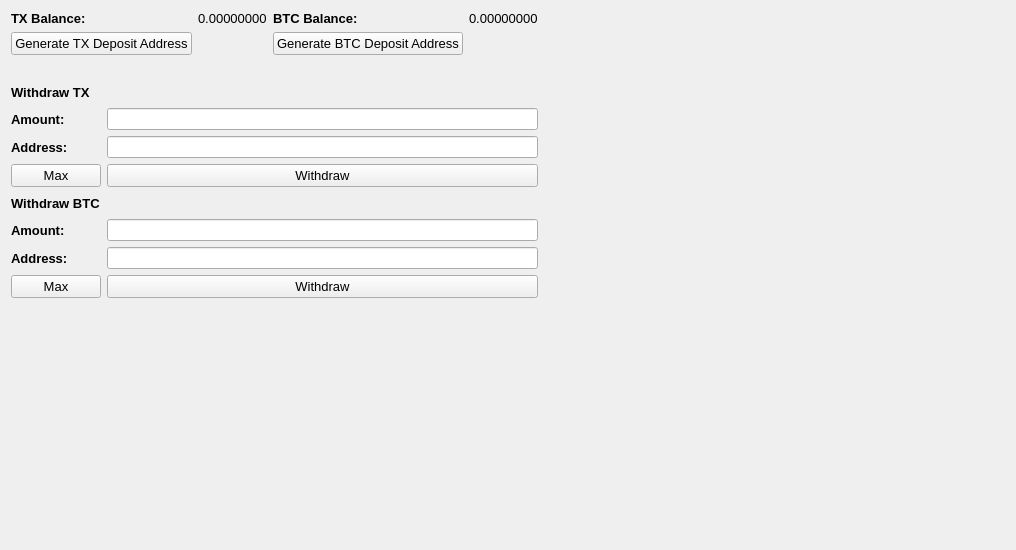
     <widget class="QWidget" name="tab">
      <attribute name="title">
       <string>Yobit Balance</string>
      </attribute>
      <layout class="QGridLayout" name="gridLayout_15">
       <item row="0" column="0">
        <layout class="QGridLayout" name="gridLayout_5">
         <item row="0" column="0">
          <widget class="QLabel" name="label_31">
           <property name="font">
            <font>
             <pointsize>10</pointsize>
             <weight>75</weight>
             <bold>true</bold>
            </font>
           </property>
           <property name="text">
            <string>TX Balance:</string>
           </property>
          </widget>
         </item>
         <item row="0" column="1">
          <widget class="QLabel" name="YobitTXBalance">
           <property name="font">
            <font>
             <pointsize>10</pointsize>
            </font>
           </property>
           <property name="text">
            <string>0.00000000</string>
           </property>
           <property name="textInteractionFlags">
            <set>Qt::LinksAccessibleByMouse|Qt::TextSelectableByMouse</set>
           </property>
          </widget>
         </item>
         <item row="0" column="2">
          <widget class="QLabel" name="label_67">
           <property name="font">
            <font>
             <pointsize>10</pointsize>
             <weight>75</weight>
             <bold>true</bold>
            </font>
           </property>
           <property name="text">
            <string>BTC Balance:</string>
           </property>
          </widget>
         </item>
         <item row="0" column="3">
          <widget class="QLabel" name="YobitBTCBalance">
           <property name="font">
            <font>
             <pointsize>10</pointsize>
            </font>
           </property>
           <property name="text">
            <string>0.00000000</string>
           </property>
           <property name="textInteractionFlags">
            <set>Qt::LinksAccessibleByMouse|Qt::TextSelectableByMouse</set>
           </property>
          </widget>
         </item>
         <item row="1" column="0">
          <widget class="QPushButton" name="YobitTXGenDepositBTN">
           <property name="font">
            <font>
             <pointsize>10</pointsize>
            </font>
           </property>
           <property name="text">
            <string>Generate TX Deposit Address</string>
           </property>
          </widget>
         </item>
         <item row="1" column="2">
          <widget class="QPushButton" name="YobitBTCGenDepositBTN">
           <property name="font">
            <font>
             <pointsize>10</pointsize>
            </font>
           </property>
           <property name="text">
            <string>Generate BTC Deposit Address</string>
           </property>
          </widget>
         </item>
        </layout>
       </item>
       <item row="0" column="1" rowspan="4">
        <spacer name="horizontalSpacer_13">
         <property name="orientation">
          <enum>Qt::Horizontal</enum>
         </property>
         <property name="sizeHint" stdset="0">
          <size>
           <width>467</width>
           <height>528</height>
          </size>
         </property>
        </spacer>
       </item>
       <item row="1" column="0">
        <layout class="QHBoxLayout" name="horizontalLayout_9">
         <item>
          <widget class="QLabel" name="YobitTXAddress">
           <property name="font">
            <font>
             <pointsize>10</pointsize>
             <weight>75</weight>
             <bold>true</bold>
            </font>
           </property>
           <property name="text">
            <string/>
           </property>
           <property name="textInteractionFlags">
            <set>Qt::TextSelectableByMouse</set>
           </property>
          </widget>
         </item>
         <item>
          <widget class="QLabel" name="YobitBTCAddress">
           <property name="font">
            <font>
             <pointsize>10</pointsize>
             <weight>75</weight>
             <bold>true</bold>
            </font>
           </property>
           <property name="text">
            <string/>
           </property>
           <property name="textInteractionFlags">
            <set>Qt::TextSelectableByMouse</set>
           </property>
          </widget>
         </item>
        </layout>
       </item>
       <item row="2" column="0">
        <layout class="QGridLayout" name="gridLayout_14">
         <item row="3" column="0">
          <widget class="QPushButton" name="Yobit_Withdraw_MaxTX_Amount">
           <property name="font">
            <font>
             <pointsize>10</pointsize>
            </font>
           </property>
           <property name="text">
            <string>Max</string>
           </property>
          </widget>
         </item>
         <item row="4" column="1">
          <spacer name="horizontalSpacer_11">
           <property name="orientation">
            <enum>Qt::Horizontal</enum>
           </property>
           <property name="sizeHint" stdset="0">
            <size>
             <width>40</width>
             <height>20</height>
            </size>
           </property>
          </spacer>
         </item>
         <item row="4" column="0">
          <widget class="QLabel" name="label_68">
           <property name="font">
            <font>
             <pointsize>10</pointsize>
             <weight>75</weight>
             <bold>true</bold>
            </font>
           </property>
           <property name="text">
            <string>Withdraw BTC</string>
           </property>
          </widget>
         </item>
         <item row="5" column="0">
          <widget class="QLabel" name="label_69">
           <property name="font">
            <font>
             <pointsize>10</pointsize>
             <weight>75</weight>
             <bold>true</bold>
            </font>
           </property>
           <property name="text">
            <string>Amount:</string>
           </property>
          </widget>
         </item>
         <item row="0" column="0">
          <widget class="QLabel" name="label_70">
           <property name="font">
            <font>
             <pointsize>10</pointsize>
             <weight>75</weight>
             <bold>true</bold>
            </font>
           </property>
           <property name="text">
            <string>Withdraw TX</string>
           </property>
          </widget>
         </item>
         <item row="3" column="1">
          <widget class="QPushButton" name="YobitWithdrawTXBtn">
           <property name="font">
            <font>
             <pointsize>10</pointsize>
            </font>
           </property>
           <property name="text">
            <string>Withdraw</string>
           </property>
          </widget>
         </item>
         <item row="1" column="0">
          <widget class="QLabel" name="label_71">
           <property name="font">
            <font>
             <pointsize>10</pointsize>
             <weight>75</weight>
             <bold>true</bold>
            </font>
           </property>
           <property name="text">
            <string>Amount:</string>
           </property>
          </widget>
         </item>
         <item row="0" column="1">
          <spacer name="horizontalSpacer_12">
           <property name="orientation">
            <enum>Qt::Horizontal</enum>
           </property>
           <property name="sizeHint" stdset="0">
            <size>
             <width>40</width>
             <height>20</height>
            </size>
           </property>
          </spacer>
         </item>
         <item row="2" column="1">
          <widget class="QLineEdit" name="YobitWithdrawTXAddress">
           <property name="font">
            <font>
             <pointsize>9</pointsize>
             <weight>75</weight>
             <bold>true</bold>
            </font>
           </property>
           <property name="text">
            <string/>
           </property>
          </widget>
         </item>
         <item row="1" column="1">
          <widget class="QLineEdit" name="YobitWithdrawTXInput">
           <property name="font">
            <font>
             <pointsize>9</pointsize>
             <weight>75</weight>
             <bold>true</bold>
            </font>
           </property>
           <property name="text">
            <string/>
           </property>
          </widget>
         </item>
         <item row="2" column="0">
          <widget class="QLabel" name="label_72">
           <property name="font">
            <font>
             <pointsize>10</pointsize>
             <weight>75</weight>
             <bold>true</bold>
            </font>
           </property>
           <property name="text">
            <string>Address:</string>
           </property>
          </widget>
         </item>
         <item row="6" column="0">
          <widget class="QLabel" name="label_73">
           <property name="font">
            <font>
             <pointsize>10</pointsize>
             <weight>75</weight>
             <bold>true</bold>
            </font>
           </property>
           <property name="text">
            <string>Address:</string>
           </property>
          </widget>
         </item>
         <item row="5" column="1">
          <widget class="QLineEdit" name="YobitWithdrawBTCInput">
           <property name="font">
            <font>
             <pointsize>9</pointsize>
             <weight>75</weight>
             <bold>true</bold>
            </font>
           </property>
           <property name="text">
            <string/>
           </property>
          </widget>
         </item>
         <item row="6" column="1">
          <widget class="QLineEdit" name="YobitWithdrawBTCAddress">
           <property name="font">
            <font>
             <pointsize>9</pointsize>
             <weight>75</weight>
             <bold>true</bold>
            </font>
           </property>
           <property name="text">
            <string/>
           </property>
          </widget>
         </item>
         <item row="7" column="0">
          <widget class="QPushButton" name="Yobit_Withdraw_MaxBTC_Amount">
           <property name="font">
            <font>
             <pointsize>10</pointsize>
            </font>
           </property>
           <property name="text">
            <string>Max</string>
           </property>
          </widget>
         </item>
         <item row="7" column="1">
          <widget class="QPushButton" name="YobitWithdrawBTCBtn">
           <property name="font">
            <font>
             <pointsize>10</pointsize>
            </font>
           </property>
           <property name="text">
            <string>Withdraw</string>
           </property>
          </widget>
         </item>
        </layout>
       </item>
       <item row="3" column="0">
        <spacer name="verticalSpacer_4">
         <property name="orientation">
          <enum>Qt::Vertical</enum>
         </property>
         <property name="sizeHint" stdset="0">
          <size>
           <width>508</width>
           <height>233</height>
          </size>
         </property>
        </spacer>
       </item>
      </layout>
     </widget>
